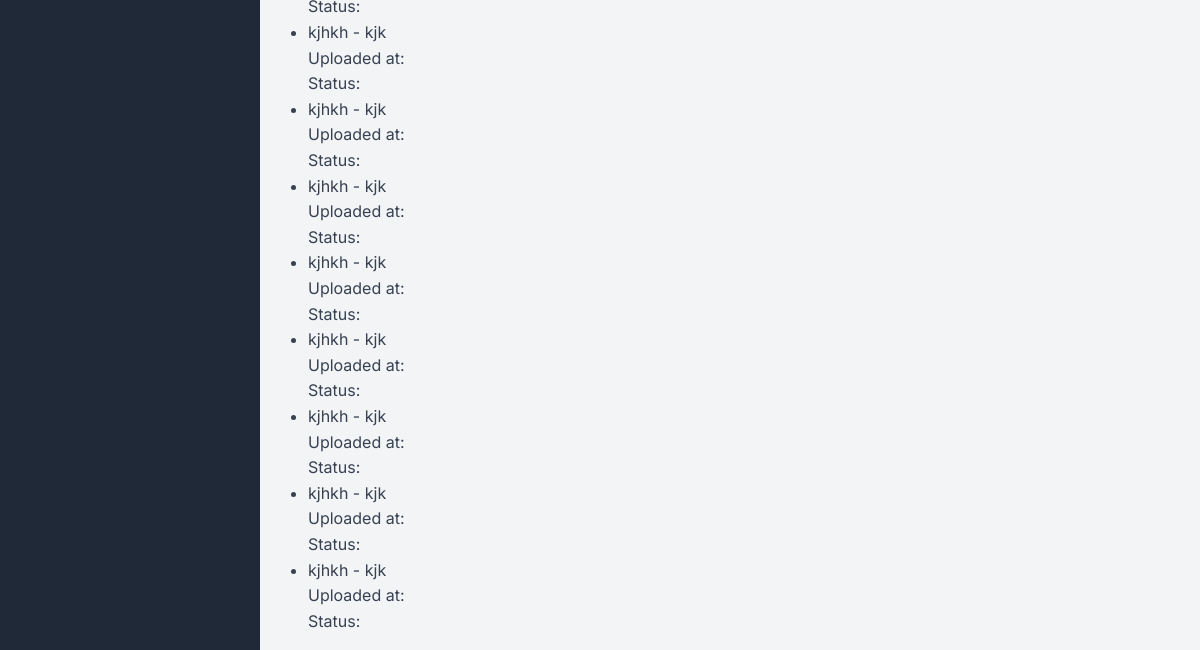
The app's page /assignment/list/ (lower part), older data.
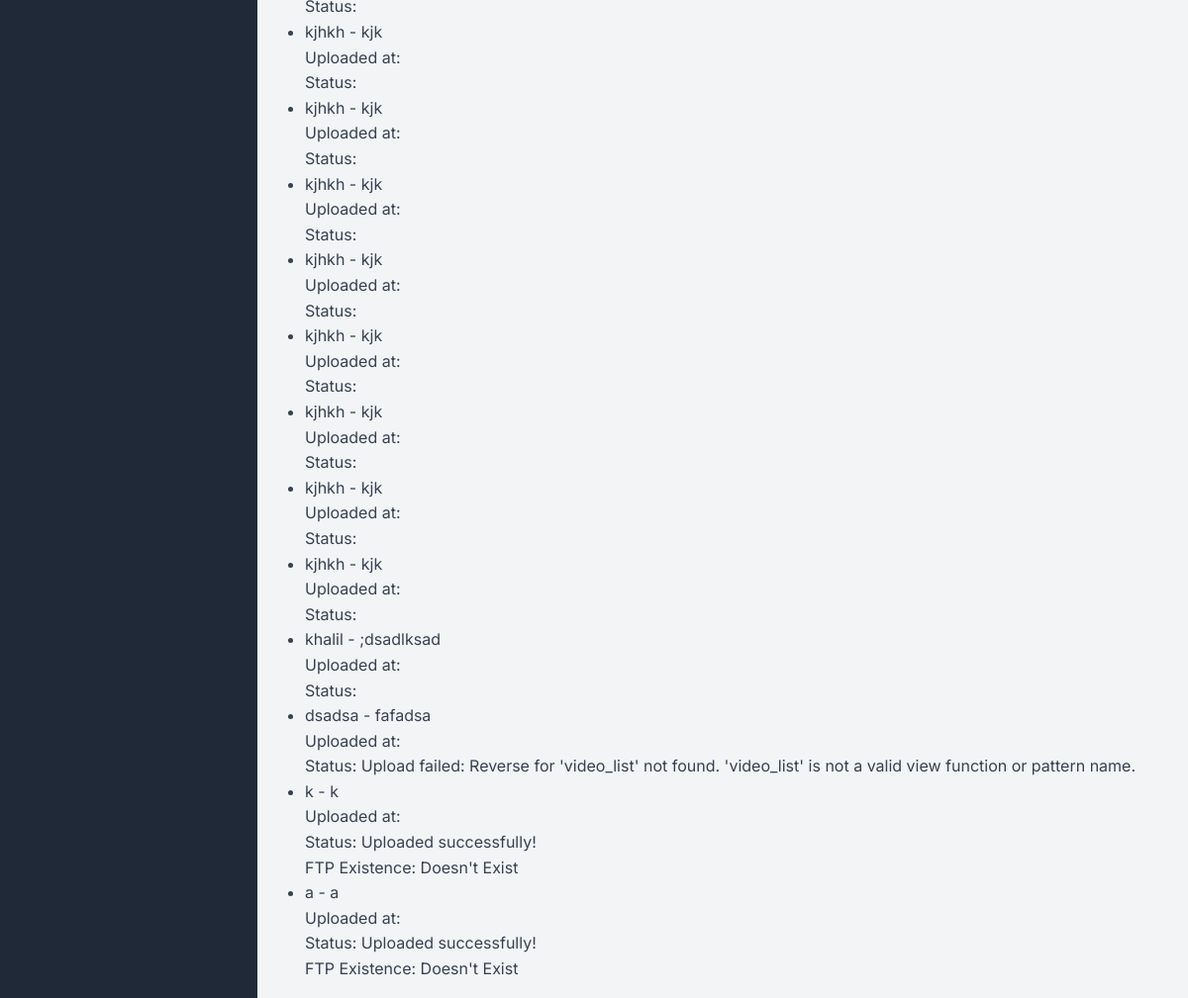
The same page, newer data.
### apps/assignment/models.py (models this page shows, shortened)
class Video(models.Model):
    title = models.CharField(max_length=100)
    description = models.TextField()
    file = models.FileField(upload_to='videos/')
    upload_status = models.CharField(max_length=100, blank=True)
    uploaded_at = models.DateTimeField(auto_now_add=True)
    ftp_exists = models.BooleanField(default=False)

### apps/assignment/views.py (the view)
# urls.py: path('list/', video_list, name='video_list'),
def video_list(request):
    videos = Video.objects.all()
    return render(request, 'assignment/list.html', {'videos': videos})

### apps/context_processors.py (called while the page is built)
def cfg_assets_root(request):
    return { 'ASSETS_ROOT' : settings.ASSETS_ROOT }

### apps/reports/templatetags/auth_extras.py (called while the page is built)
@register.filter(name='has_group')
def has_group(user, group_name):
    group = Group.objects.get(name=group_name)
    return True if group in user.groups.all() else False

### apps/templates/assignment/list.html (shortened to what this page needs)
{% extends "layouts/assignment_base.html" %}
{% block stylesheets %}
{% load crispy_forms_tags %}
{% endblock stylesheets %}
{% block content %}
<ul>
    {% for video in videos %}
        <li>
            {{ video.title }} - {{ video.description }}<br>
            Uploaded at: {{ video.upload_time }}<br>
            Status: {{ video.upload_status }}<br>
            {% if video.upload_status == 'Uploaded successfully!' %}
                FTP Existence: {% if video.ftp_exists %}Exists{% else %}Doesn't Exist{% endif %}<br>
            {% endif %}
        </li>
    {% empty %}
        <li>No videos available.</li>
    {% endfor %}
    </ul>
{% endblock %}

Row changes from the older to the newer data that the page shows:
added Video: title "khalil", description ";dsadlksad"
added Video: title "dsadsa", description "fafadsa", upload_status "Upload failed: Reverse for 'video_list' not found. 'video_list' is not a valid view function or pattern name."
added Video: title "k", description "k", upload_status "Uploaded successfully!", shows "FTP Existence:", ftp_exists "Doesn't Exist"
added Video: title "a", description "a", upload_status "Uploaded successfully!", shows "FTP Existence:", ftp_exists "Doesn't Exist"
